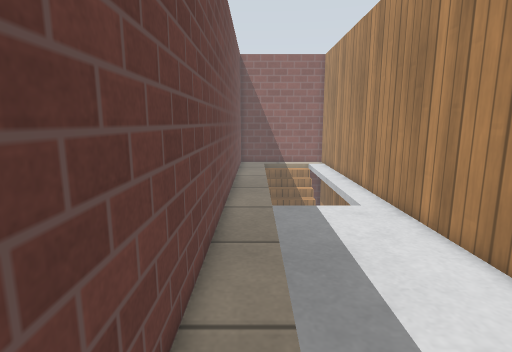
[1] (above)

16 first-person views from a walk through a Gazebo world. The camera is 0.92 m above the floor, tilts 10° down and sees 80° across. The floor is counted in squares, 0.25 m on a side. Each view is taken from the middle of a square. On the plan, view 1 faces up. The plan holds only what a view shows up to about 20 squares ahead; the rest is blank. The place goes on beyond the plan. Simple patterns stand in for the simulator's built-in surfaces.

[2]
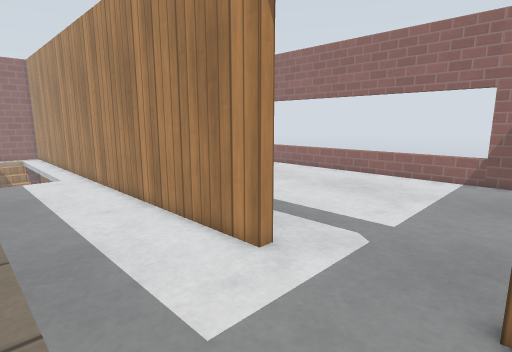

[3]
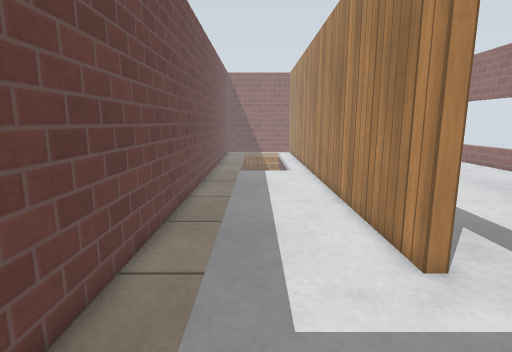

[4]
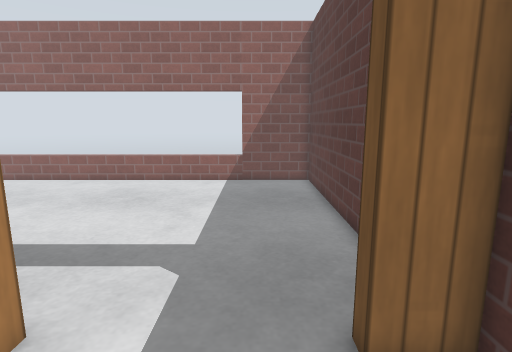

[5]
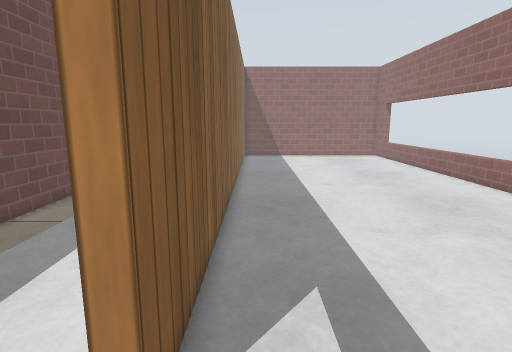

[6]
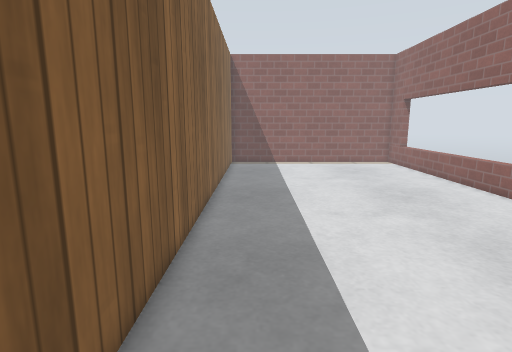

[7]
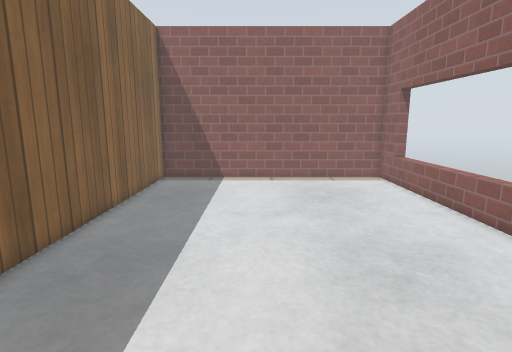

[8]
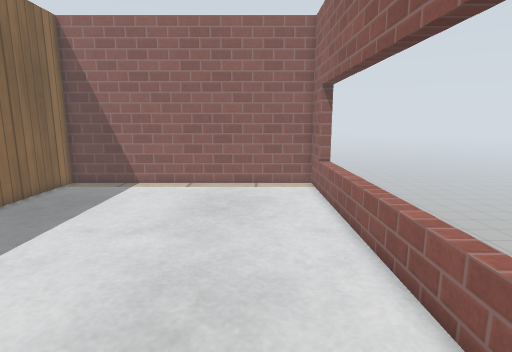

[9]
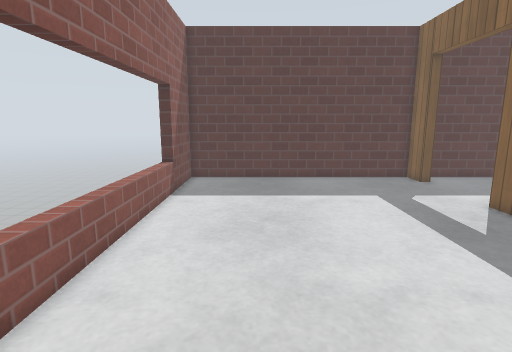

[10]
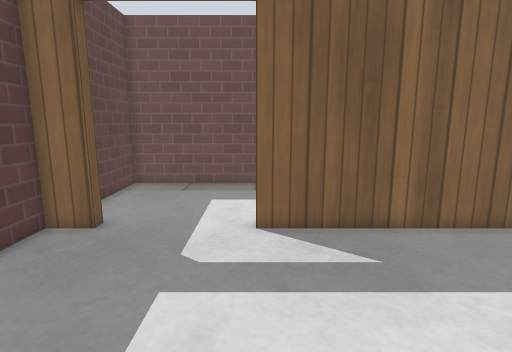

[11]
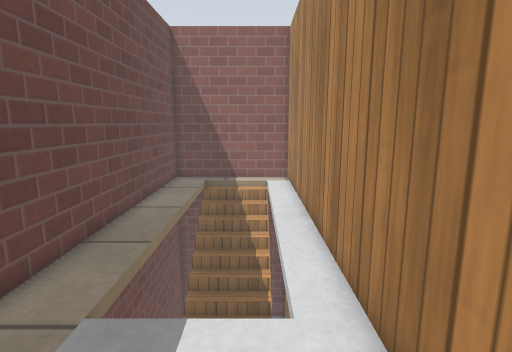

[12]
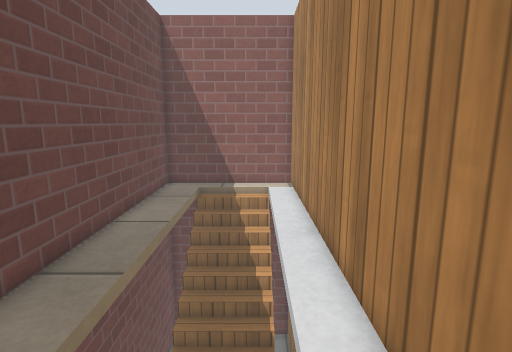

[13]
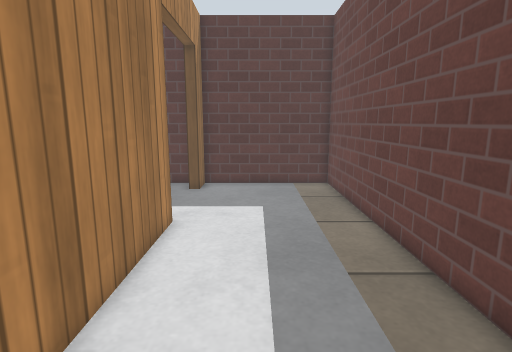

[14]
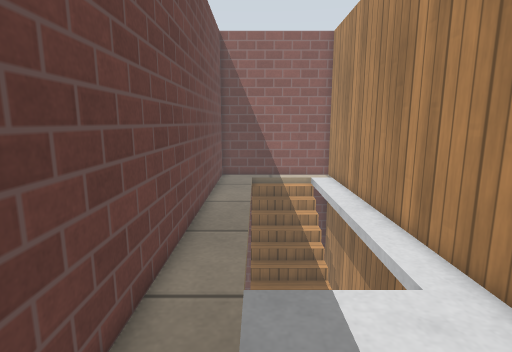

[15]
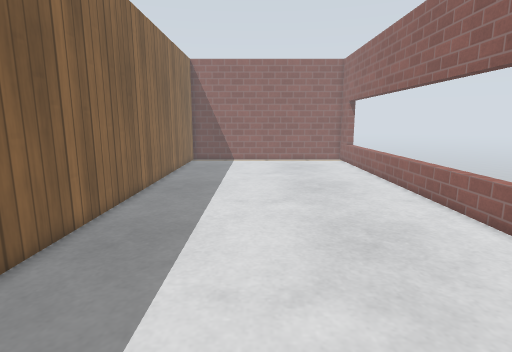

[16]
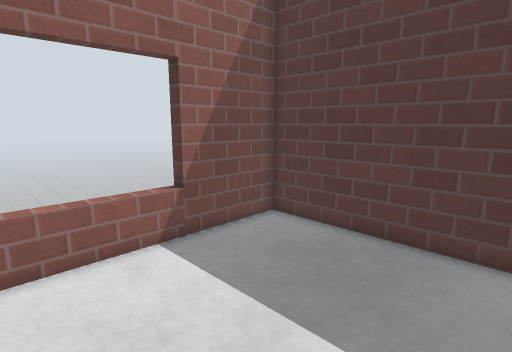

### Floor plan
Points are (right, up) in squares from view 1. A wall is a line through its corners. A room is listed if a view was taken in it or the views show most of it. See-through windows are left out.
Room 1 (views 1, 2, 3, 4, 11, 12, 13, 14)
walls: (6.1, -3) (6.1, 28.4) (-1.4, 28.4) (-1.4, -10.4) (6.1, -10.4) (6.1, -8.7)
ways out: open door at (6.5, -5.7) to room 2
Room 2 (views 5, 6, 7, 8, 9, 10, 15, 16)
walls: (6.7, -8.7) (6.7, -10.4) (21.4, -10.4) (21.4, 28.4) (6.7, 28.4) (6.7, -3)
ways out: open door at (6.5, -5.7) to room 1; open door at (11.5, 29)

Positions as (right, up) in squares from view 1, and headings:
1: (0, 0), facing up
2: (0, -9), facing up-right
3: (2, -10), facing up
4: (2, -7), facing right
5: (8, -6), facing up
6: (9, 0), facing up
7: (13, 8), facing up
8: (18, 10), facing up
9: (17, 10), facing down
10: (17, -3), facing left
11: (4, 8), facing up
12: (4, 10), facing up
13: (3, 8), facing down
14: (1, 7), facing up
15: (13, -2), facing up
16: (13, -1), facing down-right
